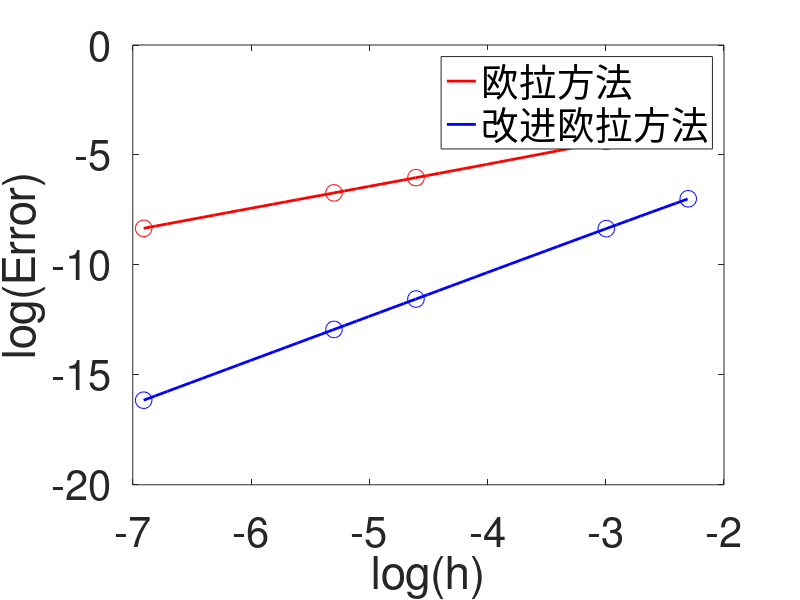

Here is the MATLAB script that generated this plot:
clc,clear,close all;
h=[0.001,0.005,0.01,0.05,0.1];
forerr=[0.00023955,0.0012,0.0024,0.0125,0.0263];
referr=[0.000000096538,0.0000024098,0.0000096205,0.00023633,0.00091858];
h=log(h);
forerr=log(forerr);
referr=log(referr);
xi=log(0.001):0.1:log(0.1);
yi=spline(h,forerr,xi);
zi=spline(h,referr,xi);

figure
fig1=plot(h,forerr,'or');
set(fig1,'markersize',12);
hold on
fig2=plot(xi,yi,'r');
set(fig2,'LineWidth',2,'markersize',2); set(gca,'FontSize',30);
hold on
fig3=plot(h,referr,'ob');
set(fig3,'markersize',12);
hold on
fig4=plot(xi,zi,'b');
set(fig4,'LineWidth',2,'markersize',2); set(gca,'FontSize',30);
xlabel('log(h)'); ylabel('log(Error)');
legend([fig2 fig4],{'欧拉方法','改进欧拉方法'})